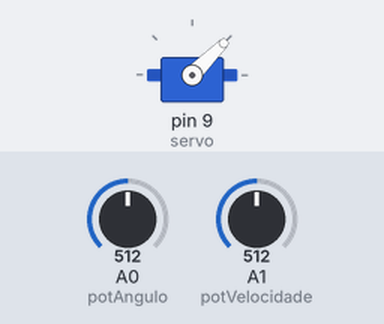
Simulated run of this sketch. Board: Arduino Uno, built with avr-gcc and run on an emulated ATmega328P. Shown: servo. Inputs (shaded band) come from the test bench; at power-on: A0 (potAngulo) = 512, A1 (potVelocidade) = 512.

Above: at 1.2 s.
1.3 s: A0 (potAngulo) set to 716
At 1.74 s:
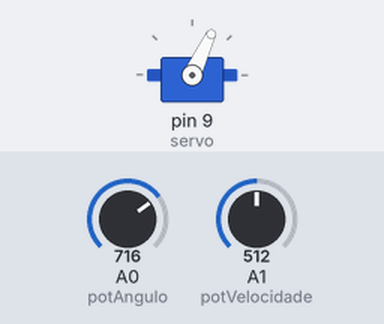
4.3 s: A1 (potVelocidade) set to 122
7.3 s: A1 (potVelocidade) set to 306
At 7.83 s:
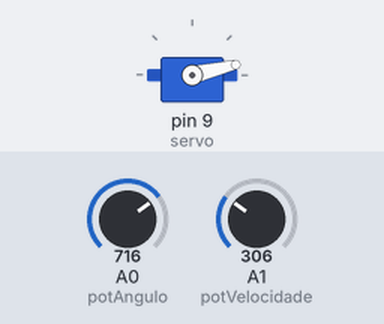
10.3 s: A1 (potVelocidade) set to 716
At 10.76 s:
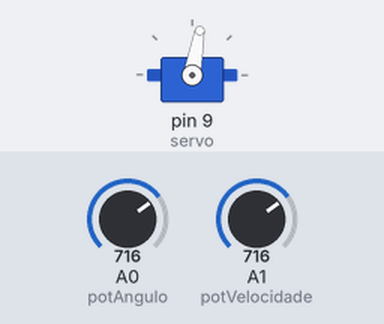
13.3 s: A0 (potAngulo) set to 900
At 15.45 s:
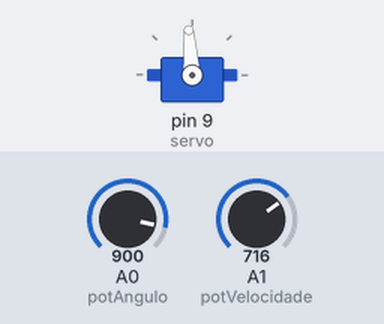
16.3 s: A1 (potVelocidade) set to 0
Timing chart, 0 to 20.3 s (numbered marks = the images above; inputs shaded):
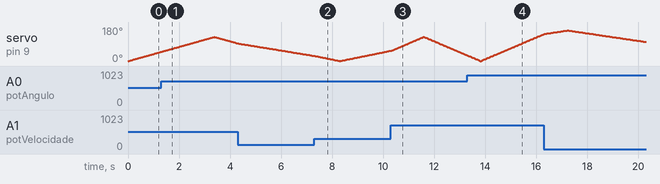

Measured:
- by itself, servo on pin 9 (servo): rises from 142° to 162° in 0.91 s, then falls to 101° in 3.1 s

The sketch:

projeto1.ino
```cpp
#include <Servo.h>

Servo servo;

int potAngulo = A0;
int potVelocidade = A1;

int posicao = 0;
int passo = 1;

void setup() {
  servo.attach(9);
}

void loop() {
  // le os potenciometros e converte para os valores que queremos
  int anguloMax = map(analogRead(potAngulo), 0, 1000, 0, 180);
  anguloMax = constrain(anguloMax, 0, 180); // nunca passa de 180
  int espera = map(analogRead(potVelocidade), 0, 1023, 50, 2); // girou mais = delay menor = mais rapido

  servo.write(posicao);
  delay(espera);

  posicao = posicao + passo;

  // chegou no angulo maximo, volta
  if (posicao >= anguloMax) {
    posicao = anguloMax;
    passo = -1;
  }
  // chegou no zero, vai de novo
  if (posicao <= 0) {
    posicao = 0;
    passo = 1;
  }
}
```
